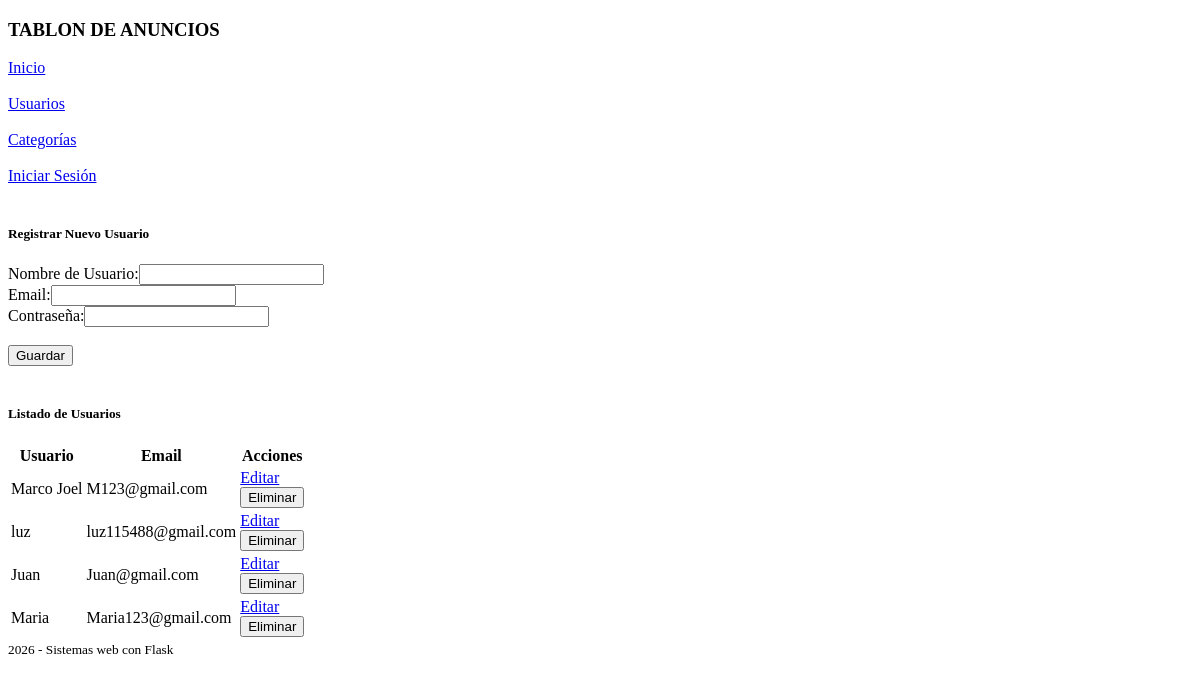
Screenshot of /usuarios/ with the database file from the repository.
### app/db.py (models this page shows)
class Usuario(db.Model):
    __tablename__ = 'usuarios'
    id = db.Column(db.Integer, primary_key=True)
    username = db.Column(db.String(50), unique=True, nullable=False)
    password_hash = db.Column(db.String(255), nullable=False)
    email = db.Column(db.String(100), unique=True, nullable=False)
    anuncios = db.relationship('Anuncio', backref='autor', lazy=True, cascade="all, delete-orphan")

### app/blueprints/usuarios/routes.py (the view, shortened to what this page needs)
@usuarios_bp.route('/', methods=['GET', 'POST'])
def index():
    lista_usuarios = Usuario.query.all()
    return render_template('usuarios/index.html', usuarios=lista_usuarios)

### app/templates/usuarios/index.html
{% extends 'base.html' %}
{% block content %}
<div class="row">
    <div class="col-md-4 card p-3 bg-white shadow-sm mb-3">
        <h5>Registrar Nuevo Usuario</h5>
        <form method="POST">
            <div class="mb-2"><label>Nombre de Usuario:</label><input type="text" name="username" class="form-control" required></div>
            <div class="mb-2"><label>Email:</label><input type="email" name="email" class="form-control" required></div>
            <div class="mb-2"><label>Contraseña:</label><input type="password" name="password" class="form-control" required></div><br>
            <button type="submit" class="btn btn-success w-100 mt-2">Guardar</button><br><br>
        </form>
    </div>
    <div class="col-md-8">
        <h5>Listado de Usuarios</h5>
        <table class="table table-bordered bg-white">
            <thead class="table-dark"><tr><th>Usuario</th><th>Email</th><th>Acciones</th></tr></thead>
            <tbody>
                {% for u in usuarios %}
                <tr>
                    <td>{{ u.username }}</td><td>{{ u.email }}</td>
                    <td>
                        <a href="/usuarios/editar/{{ u.id }}" class="btn btn-warning btn-sm">Editar</a>
                        <form action="/usuarios/eliminar/{{ u.id }}" method="POST" class="d-inline">
                            <button type="submit" class="btn btn-danger btn-sm">Eliminar</button>
                        </form>
                    </td>
                </tr>
                {% endfor %}
            </tbody>
        </table>
    </div>
</div>
{% endblock %}

### rows the page displays
Usuario: username "Marco Joel", email "M123@gmail.com"
Usuario: username "luz", email "luz115488@gmail.com"
Usuario: username "Juan", email "Juan@gmail.com"
Usuario: username "Maria", email "Maria123@gmail.com"
